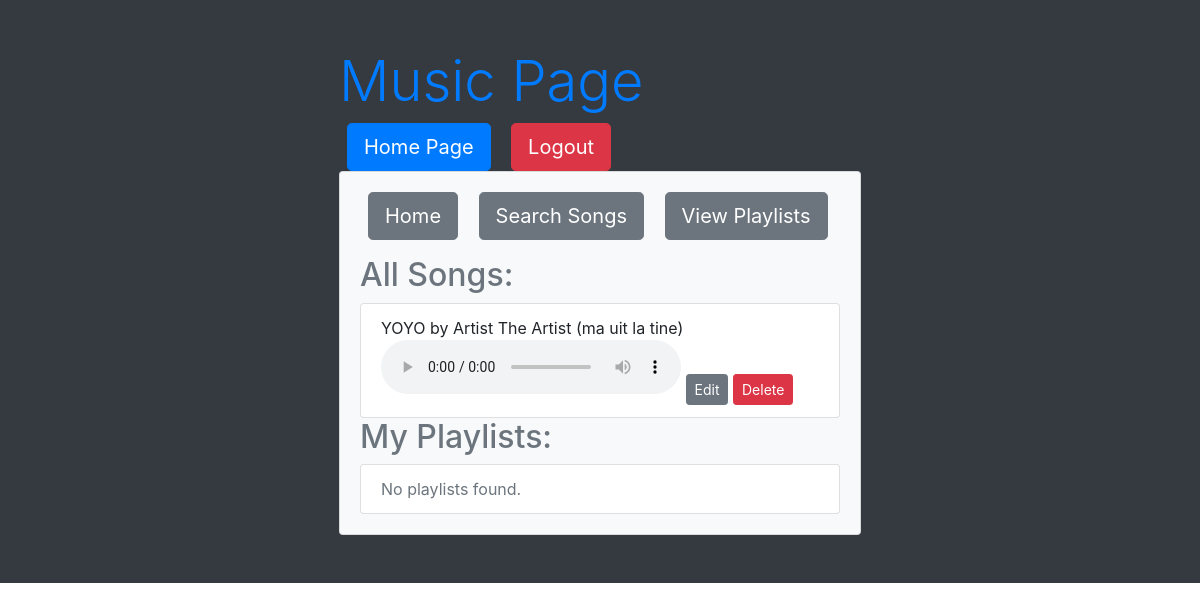
Before: /music/ (signed in) with the older database file.
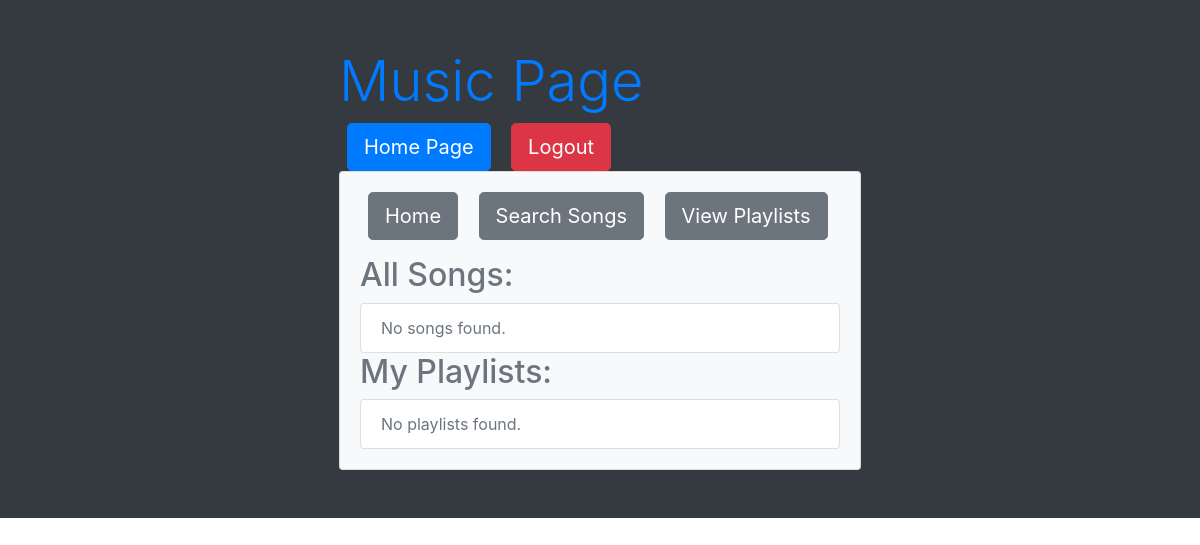
After: the same page with the newer database file.
### music_streaming_app/models.py (models this page shows, shortened)
class MusicTrack(models.Model):
    title = models.CharField(max_length=100)
    artist = models.ForeignKey(User, on_delete=models.CASCADE, related_name='tracks')
    audio_file = models.FileField(upload_to='audio_files/')
    genre = models.CharField(max_length=50)

class User(AbstractUser):
    name = models.CharField(max_length=100, unique=True)
    bio = models.TextField()
    is_artist = models.BooleanField(default=False)
    email = models.EmailField(blank=True)

### music_streaming_app/views.py (the view)
# urls.py: path("music/", views.music_page, name="music_page"), # DONE
def music_page(request):
    music_tracks = MusicTrack.objects.all()
    playlists = Playlist.objects.filter(user=request.user)
    return render(request, "music_page.html", {"music_tracks": music_tracks, "playlists": playlists})

### music_streaming_app/templates/music_page.html (shortened to what this page needs)
{% extends 'base.html' %}
{% block content %}
    <div class="container">
        <div class="row justify-content-center">
            <div class="col-md-6">
                <h1 class="display-4 text-primary">Music Page</h1>
                <a href="{% url "home-page" %}" class="btn btn-primary btn-lg mx-2">Home Page</a>
                <a href="{% url "logout" %}" class="btn btn-danger btn-lg mx-2">Logout</a>
                <div class="card bg-light">
                    <div class="card-body">
                        <a href="{% url 'home-page' %}" class="btn btn-secondary btn-lg mx-2 mb-3">Home</a>
                        <a href="{% url 'music_search' %}" class="btn btn-secondary btn-lg mx-2 mb-3">Search Songs</a>
                        <a href="{% url 'playlists_page' %}" class="btn btn-secondary btn-lg mx-2 mb-3">View Playlists</a>
                        <h2 class="text-secondary">All Songs:</h2>
                        <ul class="list-group">
                            {% for song in music_tracks %}
                                <li class="list-group-item">
                                    {{ song.title }} by {{ song.artist.name }} ({{ song.genre }})
                                    <audio preload="auto" controls>
                                      <source src="{{ song.audio_file.url }}">
                                    </audio>
                                    {% if song.artist == request.user or request.user.is_superuser %}
                                        <a href="{% url 'music_edit' song.id %}" class="btn btn-secondary btn-sm">Edit</a>
                                        <a href="{% url 'music_delete' song.id %}" class="btn btn-danger btn-sm">Delete</a>
                                    {% endif %}
                                </li>
                            {% empty %}
                                <li class="list-group-item text-secondary">No songs found.</li>
                            {% endfor %}
                        </ul>
                        <h2 class="text-secondary">My Playlists:</h2>
                        <ul class="list-group">
                            {% for playlist in playlists %}
                                <li class="list-group-item">
                                    {{ playlist.name }}
                                    <a href="{% url 'playlist_page' playlist.id %}" class="btn btn-secondary btn-sm">View</a>
                                    <a href="{% url 'playlist_delete' playlist.id %}" class="btn btn-danger btn-sm">Delete</a>
                                </li>
                            {% empty %}
                                <li class="list-group-item text-secondary">No playlists found.</li>
                            {% endfor %}
                        </ul>
                    </div>
                </div>
            </div>
        </div>
    </div>
{% endblock %}

### music_streaming_app/templates/base.html (shortened to what this page needs)
<!DOCTYPE html>
<html>
<head>
    <link rel="stylesheet" href="https://maxcdn.bootstrapcdn.com/bootstrap/4.0.0/css/bootstrap.min.css">
</head>
<body>
    <div class="bg-dark p-5">
        {% block content %}{% endblock %}
    </div>
</body>
</html>

Changed rows visible on the page:
removed MusicTrack: title "YOYO", artist.name "Artist The Artist", genre "ma uit la tine", shows "Edit"
Other visible differences:
text now shown: "No songs found."
